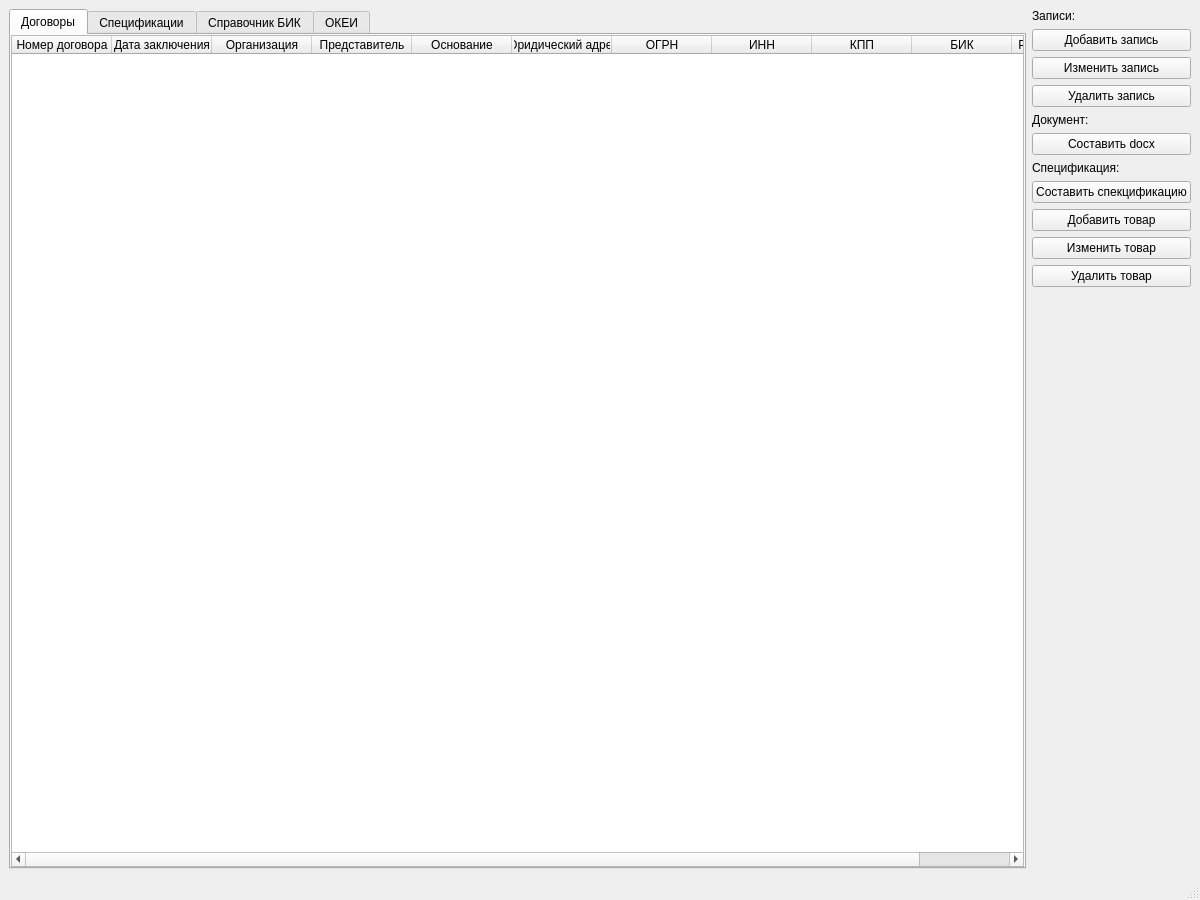
<?xml version="1.0" encoding="UTF-8"?>
<ui version="4.0">
 <class>MainWindow</class>
 <widget class="QMainWindow" name="MainWindow">
  <property name="geometry">
   <rect>
    <x>0</x>
    <y>0</y>
    <width>1200</width>
    <height>900</height>
   </rect>
  </property>
  <property name="windowTitle">
   <string>Приложение</string>
  </property>
  <widget class="QWidget" name="centralwidget">
   <layout class="QHBoxLayout" name="horizontalLayout">
    <item>
     <layout class="QGridLayout" name="gridLayout_2">
      <item row="0" column="0">
       <widget class="QTabWidget" name="tabWidget">
        <property name="currentIndex">
         <number>0</number>
        </property>
        <widget class="QWidget" name="Contracts">
         <attribute name="title">
          <string>Договоры</string>
         </attribute>
         <layout class="QGridLayout" name="gridLayout">
          <property name="leftMargin">
           <number>0</number>
          </property>
          <property name="topMargin">
           <number>0</number>
          </property>
          <property name="rightMargin">
           <number>0</number>
          </property>
          <property name="bottomMargin">
           <number>0</number>
          </property>
          <property name="spacing">
           <number>0</number>
          </property>
          <item row="0" column="0">
           <widget class="QTableWidget" name="table_Contracts">
            <property name="editTriggers">
             <set>QAbstractItemView::NoEditTriggers</set>
            </property>
            <column>
             <property name="text">
              <string>Номер договора</string>
             </property>
            </column>
            <column>
             <property name="text">
              <string>Дата заключения</string>
             </property>
            </column>
            <column>
             <property name="text">
              <string>Организация</string>
             </property>
            </column>
            <column>
             <property name="text">
              <string>Представитель</string>
             </property>
            </column>
            <column>
             <property name="text">
              <string>Основание</string>
             </property>
            </column>
            <column>
             <property name="text">
              <string>Юридический адрес</string>
             </property>
            </column>
            <column>
             <property name="text">
              <string>ОГРН</string>
             </property>
            </column>
            <column>
             <property name="text">
              <string>ИНН</string>
             </property>
            </column>
            <column>
             <property name="text">
              <string>КПП</string>
             </property>
            </column>
            <column>
             <property name="text">
              <string>БИК</string>
             </property>
            </column>
            <column>
             <property name="text">
              <string>Расчетный счет</string>
             </property>
            </column>
           </widget>
          </item>
         </layout>
        </widget>
        <widget class="QWidget" name="Spec">
         <attribute name="title">
          <string>Спецификации</string>
         </attribute>
         <layout class="QGridLayout" name="gridLayout">
          <property name="leftMargin">
           <number>0</number>
          </property>
          <property name="topMargin">
           <number>0</number>
          </property>
          <property name="rightMargin">
           <number>0</number>
          </property>
          <property name="bottomMargin">
           <number>0</number>
          </property>
          <property name="spacing">
           <number>5</number>
          </property>
          <item row="0" column="0">
           <widget class="QTableWidget" name="table_Spec">
            <property name="editTriggers">
             <set>QAbstractItemView::NoEditTriggers</set>
            </property>
            <column>
             <property name="text">
              <string>ID</string>
             </property>
            </column>
            <column>
             <property name="text">
              <string>Номер приложения</string>
             </property>
            </column>
            <column>
             <property name="text">
              <string>Номер договора</string>
             </property>
            </column>
            <column>
             <property name="text">
              <string>Дата составления</string>
             </property>
            </column>
           </widget>
          </item>
          <item row="1" column="0">
           <widget class="QTableWidget" name="table_Goods">
            <property name="editTriggers">
             <set>QAbstractItemView::NoEditTriggers</set>
            </property>
            <column>
             <property name="text">
              <string>ID</string>
             </property>
            </column>
            <column>
             <property name="text">
              <string>Товары</string>
             </property>
            </column>
            <column>
             <property name="text">
              <string>Кол-во</string>
             </property>
            </column>
            <column>
             <property name="text">
              <string>Ед. изм.</string>
             </property>
            </column>
            <column>
             <property name="text">
              <string>Цена за единицу
руб.</string>
             </property>
            </column>
           </widget>
          </item>
         </layout>
        </widget>
        <widget class="QWidget" name="Banks">
         <attribute name="title">
          <string>Справочник БИК</string>
         </attribute>
         <layout class="QGridLayout" name="gridLayout">
          <property name="leftMargin">
           <number>0</number>
          </property>
          <property name="topMargin">
           <number>0</number>
          </property>
          <property name="rightMargin">
           <number>0</number>
          </property>
          <property name="bottomMargin">
           <number>0</number>
          </property>
          <property name="spacing">
           <number>0</number>
          </property>
          <item row="0" column="0">
           <widget class="QTableWidget" name="table_BIK">
            <property name="editTriggers">
             <set>QAbstractItemView::NoEditTriggers</set>
            </property>
            <attribute name="horizontalHeaderCascadingSectionResizes">
             <bool>false</bool>
            </attribute>
            <attribute name="horizontalHeaderDefaultSectionSize">
             <number>190</number>
            </attribute>
            <column>
             <property name="text">
              <string>БИК</string>
             </property>
            </column>
            <column>
             <property name="text">
              <string>Наименование
банка</string>
             </property>
            </column>
            <column>
             <property name="text">
              <string>Корреспондентский
счет</string>
             </property>
            </column>
           </widget>
          </item>
         </layout>
        </widget>
        <widget class="QWidget" name="OKEI">
         <attribute name="title">
          <string>ОКЕИ</string>
         </attribute>
         <layout class="QGridLayout" name="gridLayout">
          <property name="leftMargin">
           <number>0</number>
          </property>
          <property name="topMargin">
           <number>0</number>
          </property>
          <property name="rightMargin">
           <number>0</number>
          </property>
          <property name="bottomMargin">
           <number>0</number>
          </property>
          <property name="spacing">
           <number>0</number>
          </property>
          <item row="0" column="0">
           <widget class="QTableWidget" name="table_OKEI">
            <property name="editTriggers">
             <set>QAbstractItemView::NoEditTriggers</set>
            </property>
            <column>
             <property name="text">
              <string>Код</string>
             </property>
            </column>
            <column>
             <property name="text">
              <string>Новый столбец</string>
             </property>
            </column>
            <column>
             <property name="text">
              <string>Условное 
обозначение</string>
             </property>
            </column>
           </widget>
          </item>
         </layout>
        </widget>
       </widget>
      </item>
     </layout>
    </item>
    <item>
     <layout class="QVBoxLayout" name="verticalLayout">
      <item>
       <widget class="QLabel" name="Records">
        <property name="text">
         <string>Записи:</string>
        </property>
       </widget>
      </item>
      <item>
       <widget class="QPushButton" name="addRecord">
        <property name="sizePolicy">
         <sizepolicy hsizetype="Minimum" vsizetype="Fixed">
          <horstretch>0</horstretch>
          <verstretch>0</verstretch>
         </sizepolicy>
        </property>
        <property name="minimumSize">
         <size>
          <width>0</width>
          <height>0</height>
         </size>
        </property>
        <property name="text">
         <string>Добавить запись</string>
        </property>
       </widget>
      </item>
      <item>
       <widget class="QPushButton" name="updateRecord">
        <property name="text">
         <string>Изменить запись</string>
        </property>
       </widget>
      </item>
      <item>
       <widget class="QPushButton" name="pushButton_2">
        <property name="text">
         <string>Удалить запись</string>
        </property>
       </widget>
      </item>
      <item>
       <widget class="QLabel" name="Docx">
        <property name="text">
         <string>Документ:</string>
        </property>
       </widget>
      </item>
      <item>
       <widget class="QPushButton" name="toDocx">
        <property name="text">
         <string>Составить docx</string>
        </property>
       </widget>
      </item>
      <item>
       <widget class="QLabel" name="Spec_label">
        <property name="text">
         <string>Спецификация:</string>
        </property>
       </widget>
      </item>
      <item>
       <widget class="QPushButton" name="addSpec">
        <property name="text">
         <string>Составить спекцификацию</string>
        </property>
       </widget>
      </item>
      <item>
       <widget class="QPushButton" name="addGoods">
        <property name="text">
         <string>Добавить товар</string>
        </property>
       </widget>
      </item>
      <item>
       <widget class="QPushButton" name="updateGoods">
        <property name="text">
         <string>Изменить товар</string>
        </property>
       </widget>
      </item>
      <item>
       <widget class="QPushButton" name="removeGoods">
        <property name="text">
         <string>Удалить товар</string>
        </property>
       </widget>
      </item>
      <item>
       <spacer name="verticalSpacer">
        <property name="orientation">
         <enum>Qt::Vertical</enum>
        </property>
        <property name="sizeHint" stdset="0">
         <size>
          <width>20</width>
          <height>40</height>
         </size>
        </property>
       </spacer>
      </item>
     </layout>
    </item>
   </layout>
  </widget>
  <widget class="QMenuBar" name="menubar">
   <property name="geometry">
    <rect>
     <x>0</x>
     <y>0</y>
     <width>1200</width>
     <height>21</height>
    </rect>
   </property>
  </widget>
  <widget class="QStatusBar" name="statusbar"/>
 </widget>
 <resources/>
 <connections/>
</ui>
